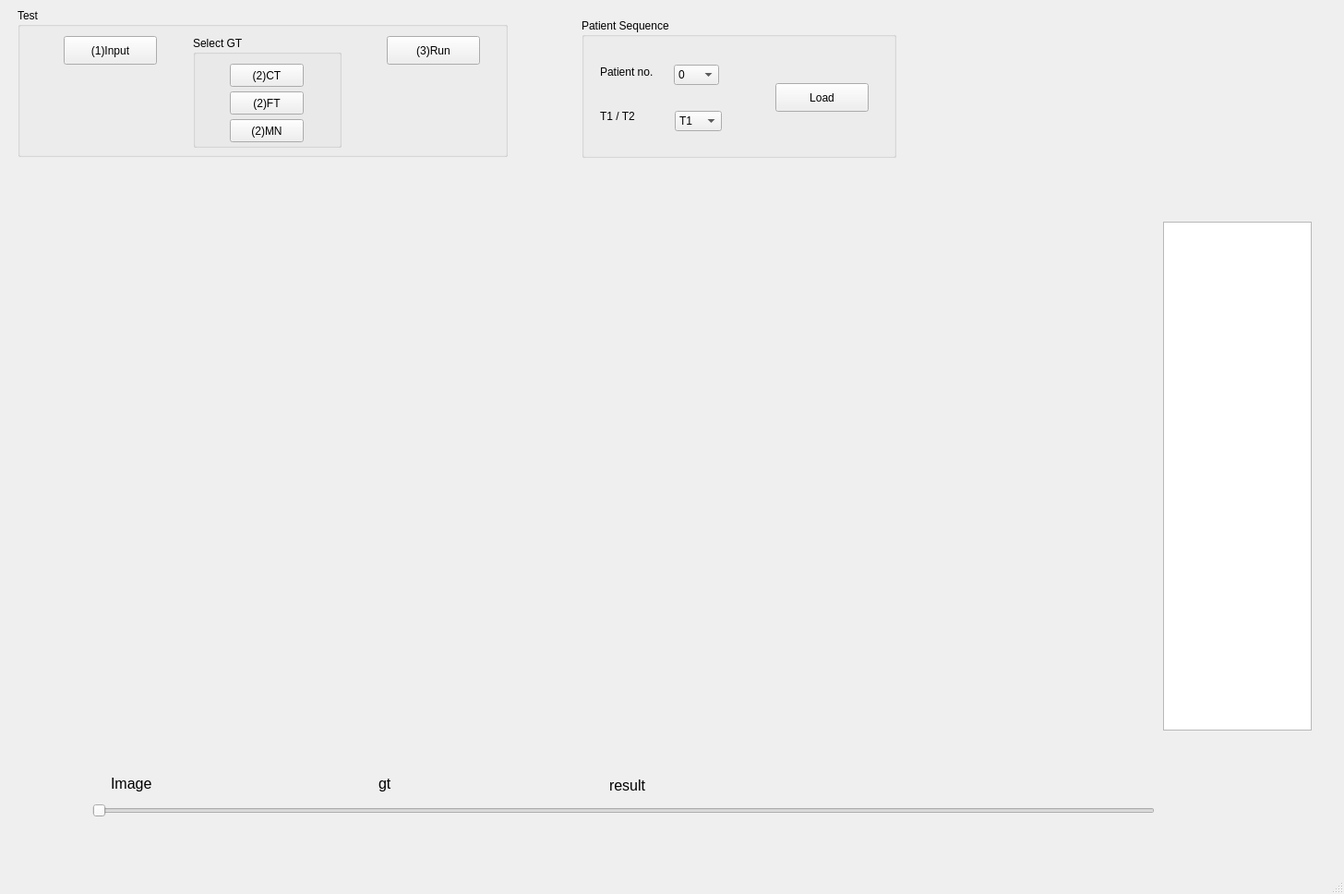
<?xml version="1.0" encoding="UTF-8"?>
<ui version="4.0">
 <class>MainWindow</class>
 <widget class="QMainWindow" name="MainWindow">
  <property name="geometry">
   <rect>
    <x>0</x>
    <y>0</y>
    <width>1456</width>
    <height>968</height>
   </rect>
  </property>
  <property name="windowTitle">
   <string>MainWindow</string>
  </property>
  <widget class="QWidget" name="centralwidget">
   <widget class="QLabel" name="label">
    <property name="geometry">
     <rect>
      <x>50</x>
      <y>420</y>
      <width>201</width>
      <height>201</height>
     </rect>
    </property>
    <property name="text">
     <string/>
    </property>
   </widget>
   <widget class="QLabel" name="label_2">
    <property name="geometry">
     <rect>
      <x>320</x>
      <y>210</y>
      <width>201</width>
      <height>201</height>
     </rect>
    </property>
    <property name="text">
     <string/>
    </property>
   </widget>
   <widget class="QLabel" name="label_3">
    <property name="geometry">
     <rect>
      <x>320</x>
      <y>420</y>
      <width>201</width>
      <height>201</height>
     </rect>
    </property>
    <property name="text">
     <string/>
    </property>
   </widget>
   <widget class="QLabel" name="label_4">
    <property name="geometry">
     <rect>
      <x>320</x>
      <y>630</y>
      <width>201</width>
      <height>201</height>
     </rect>
    </property>
    <property name="text">
     <string/>
    </property>
   </widget>
   <widget class="QLabel" name="label_5">
    <property name="geometry">
     <rect>
      <x>590</x>
      <y>210</y>
      <width>201</width>
      <height>201</height>
     </rect>
    </property>
    <property name="text">
     <string/>
    </property>
   </widget>
   <widget class="QLabel" name="label_6">
    <property name="geometry">
     <rect>
      <x>590</x>
      <y>420</y>
      <width>201</width>
      <height>201</height>
     </rect>
    </property>
    <property name="text">
     <string/>
    </property>
   </widget>
   <widget class="QLabel" name="label_7">
    <property name="geometry">
     <rect>
      <x>590</x>
      <y>630</y>
      <width>201</width>
      <height>201</height>
     </rect>
    </property>
    <property name="text">
     <string/>
    </property>
   </widget>
   <widget class="QLabel" name="label_8">
    <property name="geometry">
     <rect>
      <x>840</x>
      <y>340</y>
      <width>381</width>
      <height>391</height>
     </rect>
    </property>
    <property name="text">
     <string/>
    </property>
   </widget>
   <widget class="QTextBrowser" name="textBrowser">
    <property name="geometry">
     <rect>
      <x>1260</x>
      <y>240</y>
      <width>161</width>
      <height>551</height>
     </rect>
    </property>
   </widget>
   <widget class="QLabel" name="label_9">
    <property name="geometry">
     <rect>
      <x>120</x>
      <y>840</y>
      <width>67</width>
      <height>17</height>
     </rect>
    </property>
    <property name="font">
     <font>
      <pointsize>12</pointsize>
     </font>
    </property>
    <property name="text">
     <string>Image</string>
    </property>
   </widget>
   <widget class="QLabel" name="label_10">
    <property name="geometry">
     <rect>
      <x>410</x>
      <y>840</y>
      <width>67</width>
      <height>17</height>
     </rect>
    </property>
    <property name="font">
     <font>
      <pointsize>12</pointsize>
     </font>
    </property>
    <property name="text">
     <string>gt</string>
    </property>
   </widget>
   <widget class="QLabel" name="label_11">
    <property name="geometry">
     <rect>
      <x>660</x>
      <y>840</y>
      <width>67</width>
      <height>21</height>
     </rect>
    </property>
    <property name="font">
     <font>
      <pointsize>12</pointsize>
     </font>
    </property>
    <property name="text">
     <string>result</string>
    </property>
   </widget>
   <widget class="QGroupBox" name="groupBox">
    <property name="geometry">
     <rect>
      <x>19</x>
      <y>9</y>
      <width>531</width>
      <height>161</height>
     </rect>
    </property>
    <property name="title">
     <string>Test</string>
    </property>
    <widget class="QPushButton" name="pushButton_5">
     <property name="geometry">
      <rect>
       <x>400</x>
       <y>30</y>
       <width>101</width>
       <height>31</height>
      </rect>
     </property>
     <property name="text">
      <string>(3)Run</string>
     </property>
    </widget>
    <widget class="QPushButton" name="pushButton">
     <property name="geometry">
      <rect>
       <x>50</x>
       <y>30</y>
       <width>101</width>
       <height>31</height>
      </rect>
     </property>
     <property name="text">
      <string>(1)Input</string>
     </property>
    </widget>
    <widget class="QGroupBox" name="groupBox_3">
     <property name="geometry">
      <rect>
       <x>190</x>
       <y>30</y>
       <width>161</width>
       <height>121</height>
      </rect>
     </property>
     <property name="title">
      <string>Select GT</string>
     </property>
     <widget class="QPushButton" name="pushButton_3">
      <property name="geometry">
       <rect>
        <x>40</x>
        <y>60</y>
        <width>80</width>
        <height>25</height>
       </rect>
      </property>
      <property name="text">
       <string>(2)FT</string>
      </property>
     </widget>
     <widget class="QPushButton" name="pushButton_2">
      <property name="geometry">
       <rect>
        <x>40</x>
        <y>30</y>
        <width>80</width>
        <height>25</height>
       </rect>
      </property>
      <property name="text">
       <string>(2)CT</string>
      </property>
     </widget>
     <widget class="QPushButton" name="pushButton_4">
      <property name="geometry">
       <rect>
        <x>40</x>
        <y>90</y>
        <width>80</width>
        <height>25</height>
       </rect>
      </property>
      <property name="text">
       <string>(2)MN</string>
      </property>
     </widget>
    </widget>
   </widget>
   <widget class="QGroupBox" name="groupBox_2">
    <property name="geometry">
     <rect>
      <x>630</x>
      <y>20</y>
      <width>341</width>
      <height>151</height>
     </rect>
    </property>
    <property name="title">
     <string>Patient Sequence</string>
    </property>
    <widget class="QPushButton" name="pushButton_6">
     <property name="geometry">
      <rect>
       <x>210</x>
       <y>70</y>
       <width>101</width>
       <height>31</height>
      </rect>
     </property>
     <property name="text">
      <string>Load</string>
     </property>
    </widget>
    <widget class="QComboBox" name="comboBox">
     <property name="geometry">
      <rect>
       <x>100</x>
       <y>50</y>
       <width>49</width>
       <height>22</height>
      </rect>
     </property>
     <item>
      <property name="text">
       <string>0</string>
      </property>
     </item>
     <item>
      <property name="text">
       <string>1</string>
      </property>
     </item>
     <item>
      <property name="text">
       <string>2</string>
      </property>
     </item>
     <item>
      <property name="text">
       <string>3</string>
      </property>
     </item>
     <item>
      <property name="text">
       <string>4</string>
      </property>
     </item>
     <item>
      <property name="text">
       <string>5</string>
      </property>
     </item>
     <item>
      <property name="text">
       <string>6</string>
      </property>
     </item>
     <item>
      <property name="text">
       <string>7</string>
      </property>
     </item>
     <item>
      <property name="text">
       <string>8</string>
      </property>
     </item>
     <item>
      <property name="text">
       <string>9</string>
      </property>
     </item>
    </widget>
    <widget class="QLabel" name="label_13">
     <property name="geometry">
      <rect>
       <x>20</x>
       <y>50</y>
       <width>61</width>
       <height>16</height>
      </rect>
     </property>
     <property name="text">
      <string>Patient no.</string>
     </property>
    </widget>
    <widget class="QLabel" name="label_14">
     <property name="geometry">
      <rect>
       <x>20</x>
       <y>100</y>
       <width>47</width>
       <height>12</height>
      </rect>
     </property>
     <property name="text">
      <string>T1 / T2</string>
     </property>
    </widget>
    <widget class="QComboBox" name="comboBox_2">
     <property name="geometry">
      <rect>
       <x>101</x>
       <y>100</y>
       <width>51</width>
       <height>22</height>
      </rect>
     </property>
     <item>
      <property name="text">
       <string>T1</string>
      </property>
     </item>
     <item>
      <property name="text">
       <string>T2</string>
      </property>
     </item>
    </widget>
   </widget>
   <widget class="QLabel" name="label_12">
    <property name="geometry">
     <rect>
      <x>1280</x>
      <y>860</y>
      <width>91</width>
      <height>41</height>
     </rect>
    </property>
    <property name="font">
     <font>
      <pointsize>12</pointsize>
     </font>
    </property>
    <property name="text">
     <string/>
    </property>
   </widget>
   <widget class="QSlider" name="horizontalSlider">
    <property name="geometry">
     <rect>
      <x>100</x>
      <y>870</y>
      <width>1151</width>
      <height>16</height>
     </rect>
    </property>
    <property name="orientation">
     <enum>Qt::Horizontal</enum>
    </property>
   </widget>
   <zorder>groupBox</zorder>
   <zorder>label</zorder>
   <zorder>label_2</zorder>
   <zorder>label_3</zorder>
   <zorder>label_4</zorder>
   <zorder>label_5</zorder>
   <zorder>label_6</zorder>
   <zorder>label_7</zorder>
   <zorder>label_8</zorder>
   <zorder>textBrowser</zorder>
   <zorder>label_9</zorder>
   <zorder>label_10</zorder>
   <zorder>label_11</zorder>
   <zorder>groupBox_2</zorder>
   <zorder>label_12</zorder>
   <zorder>horizontalSlider</zorder>
  </widget>
  <widget class="QMenuBar" name="menubar">
   <property name="geometry">
    <rect>
     <x>0</x>
     <y>0</y>
     <width>1456</width>
     <height>22</height>
    </rect>
   </property>
  </widget>
  <widget class="QStatusBar" name="statusbar"/>
 </widget>
 <resources/>
 <connections/>
</ui>
